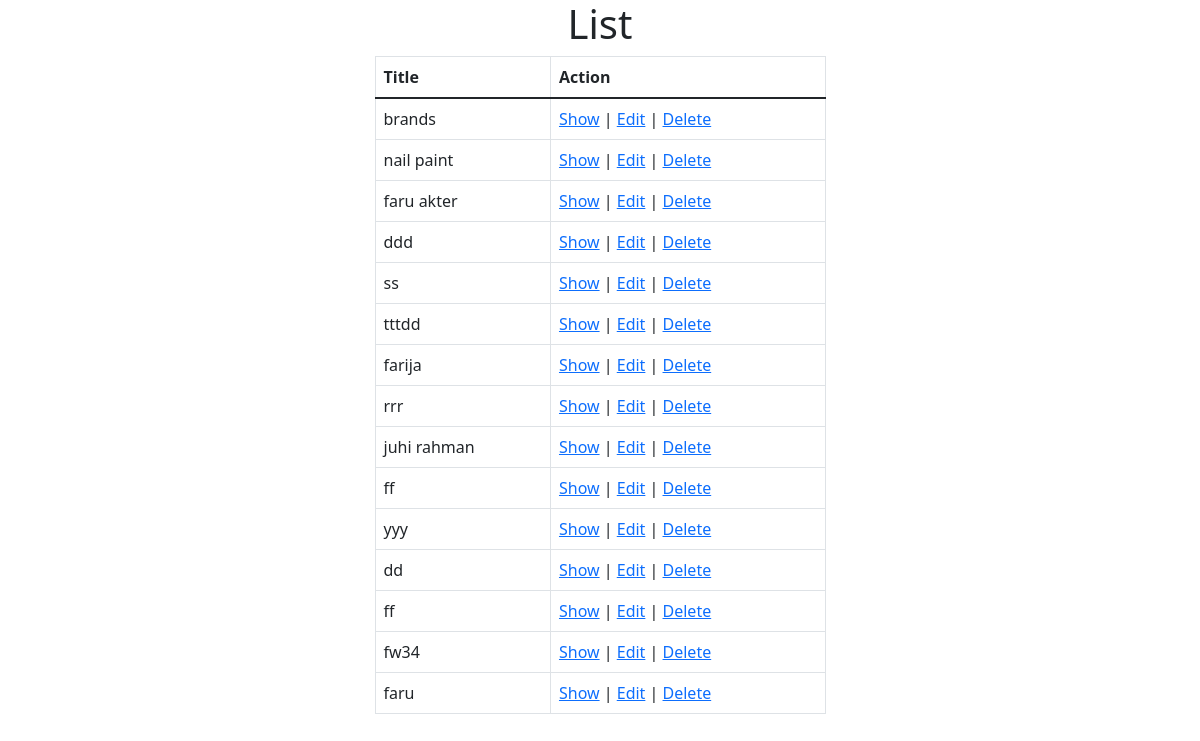
/uploads/Products/index.php, run on the app's committed database.
### tables this page shows
CREATE TABLE `product` (
  `id` int(11) NOT NULL,
  `title` varchar(55) NOT NULL,
  `is_active` tinyint(4) NOT NULL DEFAULT '0',
  `picture` varchar(55) DEFAULT NULL,
  `created_at` datetime NOT NULL DEFAULT CURRENT_TIMESTAMP,
  `modified_at` datetime NOT NULL DEFAULT CURRENT_TIMESTAMP,
  `is_deleted` tinyint(4) DEFAULT '0'
);

### uploads/Products/index.php (the view, shortened to what this page needs)
<?php
$servername = "localhost";
$username = "root";
$password = "";
$conn = new PDO("mysql:host=$servername;dbname=ecommerceseip", $username, $password);
$conn->setAttribute(PDO::ATTR_ERRMODE, PDO::ERRMODE_EXCEPTION);
$query = "SELECT * FROM `product`";
$stmt = $conn->prepare($query);
$result = $stmt->execute();
$products = $stmt->fetchAll();
?>
<!doctype html>
<html lang="en">
<head>
    <link href="https://cdn.jsdelivr.net/npm/bootstrap@5.1.3/dist/css/bootstrap.min.css" rel="stylesheet">
</head>
<body>
<section>
    <div class="container">
        <div class="row justify-content-center">
            <div class="col-5">
                <h1 class="text-center">List</h1>
                <table class="table table-bordered">
                    <thead>
                    <tr>
                        <th scope="col">Title</th>
                        <th scope="col">Action</th>
                    </tr>
                    </thead>
                    <tbody>
                    <?php
                    foreach($products as $product):
                    ?>
                    <tr>
                        <td><?= $product['title'];?></td>
                        <td><a href="show.php?id=<?=$product['id'];?>">Show</a> | <a href="edit.php?id=<?=$product['id'];?>">Edit</a> | <a href="delete.php?id=<?=$product['id'];?> ">Delete</a></td>
                    </tr>
                    <?php
                    endforeach;
                    ?>
                    </tbody>
                </table>
            </div>
        </div>
    </div>
</section>
</body>
</html>

### data on the page
product: title "brands"
product: title "nail paint"
product: title "faru akter"
product: title "ddd"
product: title "ss"
product: title "tttdd"
product: title "farija"
product: title "rrr"
product: title "juhi rahman"
product: title "ff"
product: title "yyy"
product: title "dd"
product: title "ff"
product: title "fw34"
product: title "faru"
